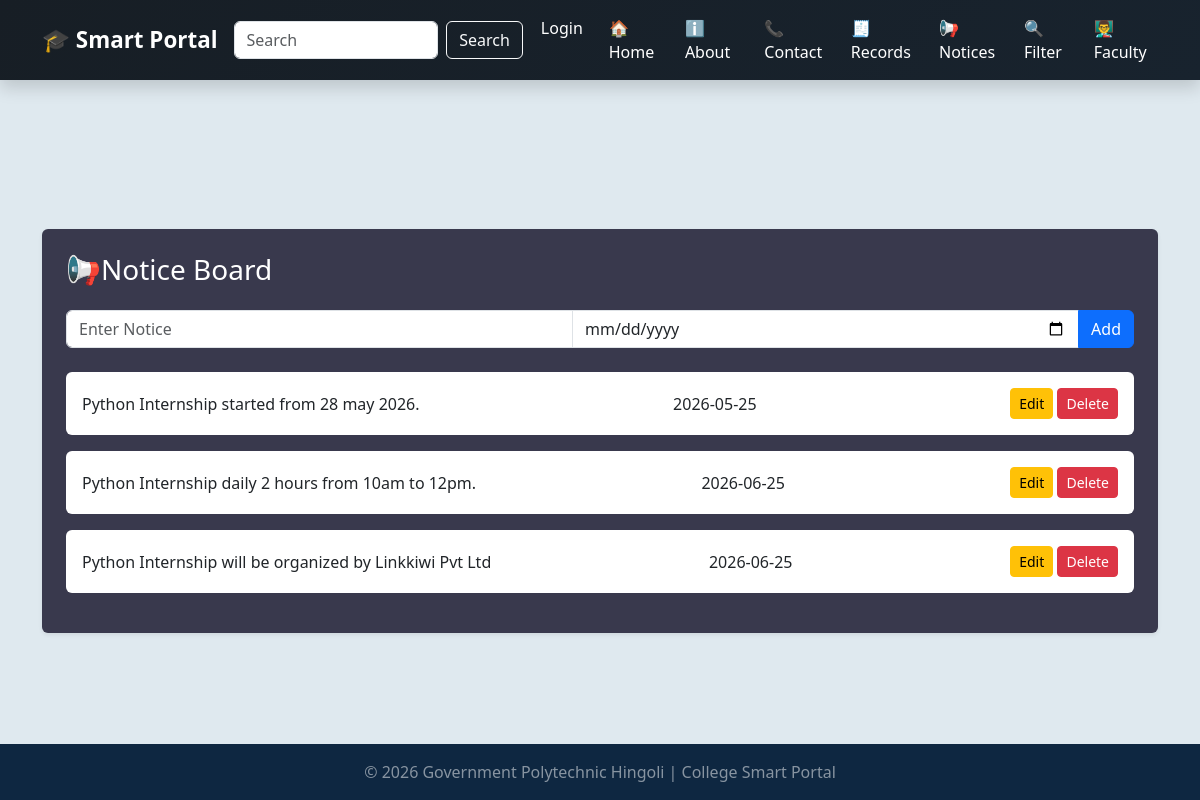
Screenshot of /notices with the database file from the repository.
### tables this page shows
CREATE TABLE notices(
                id INTEGER PRIMARY KEY AUTOINCREMENT,
                notice TEXT NOT NULL,
                date TEXT NOT NULL

                 );

### app2.py (the view)
@app.route("/notices")
def notices():
    conn = get_db()
    notices = conn.execute(
        "SELECT * FROM notices ORDER BY id DESC"
    ).fetchall()
    conn.close()
    return render_template(
        "notices.html",
        notices=notices
    )

### database.py (called while the page is built)
def get_db():
   conn=sqlite3.connect(DB_PATH)
   conn.row_factory= sqlite3.Row
   return conn

### templates/notices.html
{% extends "base.html" %}
{% block content %}
<div class="card shadow-sm p-4"
style="background-color: rgb(57, 57, 77);">
    <h3 class="mb-4 text-white">📢Notice Board</h3>
    <form method="POST" action="{{ url_for('add_notice') }}">
        <div class="input-group mb-4">
            <input
                type="text"
                name="notice"
                class="form-control"
                placeholder="Enter Notice"
                required>
                <input
                type="date"
                name="date"
                class="form-control"
                required>
            <button class="btn btn-primary">
                Add
            </button>
        </div>
    </form>
    {% for notice in notices %}
        <div class="bg-white text-dark rounded p-3 mb-3 d-flex justify-content-between align-items-center">
        <span>{{ notice.notice }}</span>
        <span>{{ notice.date }}</span>
        <div>
            <a href="{{ url_for('edit_notice', id=notice.id) }}"
               class="btn btn-warning btn-sm">
                Edit
            </a>
             <a href="{{ url_for('delete_notice', id=notice.id) }}"
             class="btn btn-sm btn-danger " onclick="return confirm('Are you sure you want to delete?')">Delete</a>
        </div>
    </div>
    {% endfor %}
</div>
{% endblock %}

### templates/base.html (style rules this page uses)
body { padding-top: 70px; background: #dee9eff7; min-height: 100vh; display: flex; flex-direction: column; }
.card { border:none; transition: 0.3s; }

### rows the page displays
notices: notice "Python Internship started from 28 may 2026.", date "2026-05-25"
notices: notice "Python Internship daily 2 hours from 10am to 12pm.", date "2026-06-25"
notices: notice "Python Internship will be organized by Linkkiwi Pvt Ltd", date "2026-06-25"
